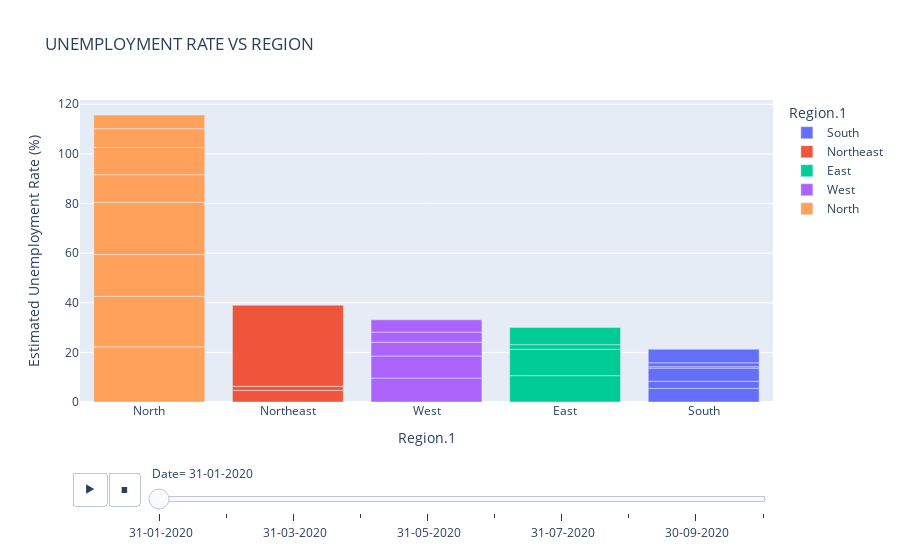

Notebook cell for this chart:
### Markdown cell above
# Visualizing UnemploymentRate(%) vs Region

### Code cell
ax1=px.bar(dataset,x='Region.1',y=' Estimated Unemployment Rate (%)',color='Region.1',title='UNEMPLOYMENT RATE VS REGION',animation_frame=' Date')
ax1.update_layout(xaxis={'categoryorder':'total descending'})
ax1.show()

### Figure 1 — Plotly figure (JSON) as saved in the notebook; plotly's stock layout.template omitted (floating-point values rounded to 4 significant figures)
{"data": [{"alignmentgroup": "True", "hovertemplate": "Region.1=%{x}<br> Date= 31-01-2020<br> Estimated Unemployment Rate (%)=%{y}<extra></extra>", "legendgroup": "South", "marker": {"color": "#636efa", "pattern": {"shape": ""}}, "name": "South", "offsetgroup": "South", "orientation": "v", "showlegend": true, "textposition": "auto", "type": "bar", "x": ["South", "South", "South", "South", "South", "South"], "xaxis": "x", "y": [5.48, 2.86, 5.31, 0.58, 1.57, 5.49], "yaxis": "y"}, {"alignmentgroup": "True", "hovertemplate": "Region.1=%{x}<br> Date= 31-01-2020<br> Estimated Unemployment Rate (%)=%{y}<extra></extra>", "legendgroup": "Northeast", "marker": {"color": "#EF553B", "pattern": {"shape": ""}}, "name": "Northeast", "offsetgroup": "Northeast", "orientation": "v", "showlegend": true, "textposition": "auto", "type": "bar", "x": ["Northeast", "Northeast", "Northeast"], "xaxis": "x", "y": [4.66, 1.66, 32.67], "yaxis": "y"}, {"alignmentgroup": "True", "hovertemplate": "Region.1=%{x}<br> Date= 31-01-2020<br> Estimated Unemployment Rate (%)=%{y}<extra></extra>", "legendgroup": "East", "marker": {"color": "#00cc96", "pattern": {"shape": ""}}, "name": "East", "offsetgroup": "East", "orientation": "v", "showlegend": true, "textposition": "auto", "type": "bar", "x": ["East", "East", "East", "East"], "xaxis": "x", "y": [10.61, 10.61, 1.9, 6.94], "yaxis": "y"}, {"alignmentgroup": "True", "hovertemplate": "Region.1=%{x}<br> Date= 31-01-2020<br> Estimated Unemployment Rate (%)=%{y}<extra></extra>", "legendgroup": "West", "marker": {"color": "#ab63fa", "pattern": {"shape": ""}}, "name": "West", "offsetgroup": "West", "orientation": "v", "showlegend": true, "textposition": "auto", "type": "bar", "x": ["West", "West", "West", "West", "West"], "xaxis": "x", "y": [9.65, 8.89, 5.54, 4.11, 4.95], "yaxis": "y"}, {"alignmentgroup": "True", "hovertemplate": "Region.1=%{x}<br> Date= 31-01-2020<br> Estimated Unemployment Rate (%)=%{y}<extra></extra>", "legendgroup": "North", "marker": {"color": "#FFA15A", "pattern": {"shape": ""}}, "name": "North", "offsetgroup": "North", "orientation": "v", "showlegend": true, "textposition": "auto", "type": "bar", "x": ["North", "North", "North", "North", "North", "North", "North", "North"], "xaxis": "x", "y": [22.23, 20.34, 16.83, 21.08, 11.11, 10.97, 7.58, 5.49], "yaxis": "y"}], "layout": {"barmode": "relative", "legend": {"title": {"text": "Region.1"}, "tracegroupgap": 0}, "sliders": [{"active": 0, "currentvalue": {"prefix": " Date="}, "len": 0.9, "pad": {"b": 10, "t": 60}, "steps": [{"args": [[" 31-01-2020"], {"frame": {"duration": 0, "redraw": true}, "fromcurrent": true, "mode": "immediate", "transition": {"duration": 0, "easing": "linear"}}], "label": " 31-01-2020", "method": "animate"}, {"args": [[" 29-02-2020"], {"frame": {"duration": 0, "redraw": true}, "fromcurrent": true, "mode": "immediate", "transition": {"duration": 0, "easing": "linear"}}], "label": " 29-02-2020", "method": "animate"}, {"args": [[" 31-03-2020"], {"frame": {"duration": 0, "redraw": true}, "fromcurrent": true, "mode": "immediate", "transition": {"duration": 0, "easing": "linear"}}], "label": " 31-03-2020", "method": "animate"}, {"args": [[" 30-04-2020"], {"frame": {"duration": 0, "redraw": true}, "fromcurrent": true, "mode": "immediate", "transition": {"duration": 0, "easing": "linear"}}], "label": " 30-04-2020", "method": "animate"}, {"args": [[" 31-05-2020"], {"frame": {"duration": 0, "redraw": true}, "fromcurrent": true, "mode": "immediate", "transition": {"duration": 0, "easing": "linear"}}], "label": " 31-05-2020", "method": "animate"}, {"args": [[" 30-06-2020"], {"frame": {"duration": 0, "redraw": true}, "fromcurrent": true, "mode": "immediate", "transition": {"duration": 0, "easing": "linear"}}], "label": " 30-06-2020", "method": "animate"}, {"args": [[" 31-07-2020"], {"frame": {"duration": 0, "redraw": true}, "fromcurrent": true, "mode": "immediate", "transition": {"duration": 0, "easing": "linear"}}], "label": " 31-07-2020", "method": "animate"}, {"args": [[" 31-08-2020"], {"frame": {"duration": 0, "redraw": true}, "fromcurrent": true, "mode": "immediate", "transition": {"duration": 0, "easing": "linear"}}], "label": " 31-08-2020", "method": "animate"}, {"args": [[" 30-09-2020"], {"frame": {"duration": 0, "redraw": true}, "fromcurrent": true, "mode": "immediate", "transition": {"duration": 0, "easing": "linear"}}], "label": " 30-09-2020", "method": "animate"}, {"args": [[" 31-10-2020"], {"frame": {"duration": 0, "redraw": true}, "fromcurrent": true, "mode": "immediate", "transition": {"duration": 0, "easing": "linear"}}], "label": " 31-10-2020", "method": "animate"}], "x": 0.1, "xanchor": "left", "y": 0, "yanchor": "top"}], "title": {"text": "UNEMPLOYMENT RATE VS REGION"}, "updatemenus": [{"buttons": [{"args": [null, {"frame": {"duration": 500, "redraw": true}, "fromcurrent": true, "mode": "immediate", "transition": {"duration": 500, "easing": "linear"}}], "label": "&#9654;", "method": "animate"}, {"args": [[null], {"frame": {"duration": 0, "redraw": true}, "fromcurrent": true, "mode": "immediate", "transition": {"duration": 0, "easing": "linear"}}], "label": "&#9724;", "method": "animate"}], "direction": "left", "pad": {"r": 10, "t": 70}, "showactive": false, "type": "buttons", "x": 0.1, "xanchor": "right", "y": 0, "yanchor": "top"}], "xaxis": {"anchor": "y", "categoryarray": ["South", "Northeast", "East", "West", "North"], "categoryorder": "total descending", "domain": [0, 1], "title": {"text": "Region.1"}}, "yaxis": {"anchor": "x", "domain": [0, 1], "title": {"text": " Estimated Unemployment Rate (%)"}}}}
